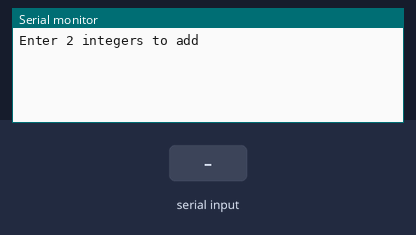
Bench run of a sketch on a simulated Arduino Uno, built with avr-gcc and run on an emulated ATmega328P. On the bench: the last lines printed to the serial monitor. Inputs (shaded band) come from the test bench.

Above: at 1.2 s.
1.3 s: "90,45\n" received over Serial
At 2.1 s:
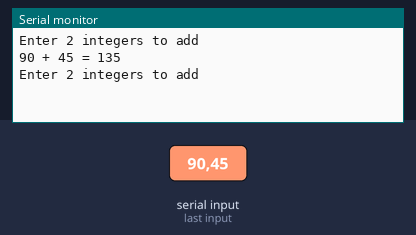
2.8 s: "30,150\n" received over Serial
At 3.4 s:
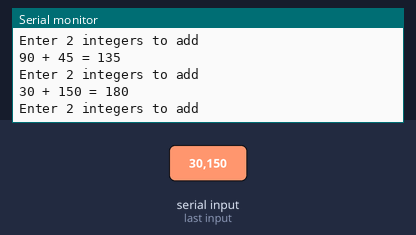

The sketch:

HW2_202355517.ino
```cpp
// HW2 - 202355517

int nState = 1;
int num1, num2, sum;

void setup()
{ Serial.begin(9600);
  Serial.println("Enter 2 integers to add");
}

void loop()
{ if (Serial.available() >= 2)
  { num1 = Serial.parseInt();

    num2 = Serial.parseInt();

    sum = num1 + num2;

    Serial.print(num1);
    Serial.print(" + ");
    Serial.print(num2);
    Serial.print(" = ");
    Serial.println(sum);
    Serial.println("Enter 2 integers to add");
  }
}
```

Measured:
- after the input at 1.3 s, the serial monitor: prints a new line at once (image 1)
- after the input at 2.8 s, the serial monitor: prints a new line at once (image 2)
